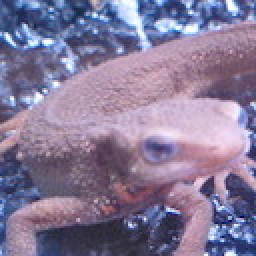
//> input picture q10/imori.jpg, 128 x 128 px (shown 2 times larger)
$ ./53q   (built with g++ and OpenCV 4)
//> lines starting //> are read from the running program, lines starting //| are printed output that depends on the picture; after the words box and inside, x2 and y2 are one past the last pixel; in counts of white or black regions, pixels touching at a corner belong together
//> further down, src is the input picture: 128 rows x 128 cols, CV_8UC3; mean B, G, R 152.8, 121.8, 134.1
#include <iostream>
#include <opencv2/opencv.hpp>
#include <algorithm>
#include <cstdlib>
#include <cmath>

void bgrtogray(cv::Mat &src, cv::Mat &dst)
{
    for(int y = 0; y < src.rows; y++){
        for(int x = 0; x < src.cols; x++){
            dst.at<uint8_t>(y, x) = (uint8_t)(0.2126 * (double)src.at<cv::Vec3b>(y, x)[2] +
                0.7152 * (double)src.at<cv::Vec3b>(y, x)[1] +
                0.0722 * (double)src.at<cv::Vec3b>(y, x)[0]);
        }
    }
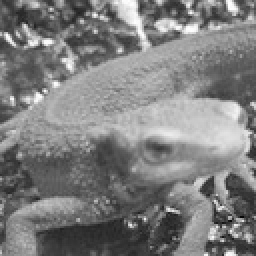
//> dst: 128 rows x 128 cols, CV_8UC1 (shown 2 times larger); min 6, max 254, mean 126.2
}

void otu_algorithm(cv::Mat src, cv::Mat &dst)
{

    int pixel_num0, pixel_num1;
    int pixel_sum0, pixel_sum1;//class sum
    double ave0, ave1;//class average

    int pixel_value = 0;
    int thres = 0;
    double between_class_variance = 0.0;
    double max_between_class_variance = 0.0;

    for(int t = 0; t < 256; t++){
        pixel_num0 = 0;
        pixel_num1 = 0;

        pixel_sum0 = 0;
        pixel_sum1 = 0;
        ave0 = 0.0;
        ave1 = 0.0;

        //making histgram
        for(int y = 0; y < src.rows; y++){
            for(int x = 0; x < src.cols; x++){

                pixel_value = src.at<uint8_t>(y, x);

                if(pixel_value < t){
                    pixel_num0++;
                    pixel_sum0 += pixel_value;
                }else{
                    pixel_num1++;
                    pixel_sum1 += pixel_value;
                }
            }
        }

        //check between-class variance
        if(pixel_num0 == 0 || pixel_num1 == 0) continue;

        //各クラスの平均
        ave0 = pixel_sum0 / pixel_num0;
        ave1 = pixel_sum1 / pixel_num1;


        //クラス間分散
        //これの最大値 = 分離度最大
        between_class_variance = pixel_num0*pixel_num1* pow((ave0 - ave1), 2);
        if(max_between_class_variance < between_class_variance){
            max_between_class_variance = between_class_variance;
            thres = t;
            //std::cout << "threshold is " << thres << "!" << std::endl;
        }
    }
//> this loop made 256 passes
//> (pixel_num0, pixel_sum0, pixel_num1, pixel_sum1, ave0, ave1, between_class_variance, max_between_class_variance) on passes 8, 9, 22: (1, 6, 16383, 2067120, 6, 126, 235915200, 235915200), (3, 20, 16381, 2067106, 6, 126, 707659200, 707659200), (4, 40, 16380, 2067086, 10, 126, 881637120, 881637120)
//> (pixel_num0, pixel_sum0, pixel_num1, pixel_sum1, ave0, ave1, max_between_class_variance) on passes 24, 25, 27, 30, 31, 32: (5, 62, 16379, 2067064, 12, 126, 1.06e+09), (6, 85, 16378, 2067041, 14, 126, 1.23e+09), (7, 110, 16377, 2067016, 15, 126, 1.41e+09), (8, 138, 16376, 2066988, 17, 126, 1.56e+09), (9, 167, 16375, 2066959, 18, 126, 1.72e+09), (10, 197, 16374, 2066929, 19, 126, 1.87e+09)
//> after the loop, pixel_num0 = 16384; pixel_num1 = 0; pixel_sum0 = 2067126; pixel_sum1 = 0; pixel_value = 66; max_between_class_variance = 4.4e+11; thres = 126


    for(int y = 0; y < src.rows; y++){
        for(int x = 0; x < src.cols; x++){
            if(src.at<uint8_t>(y, x) > thres){
                dst.at<uint8_t>(y, x) = 255;
            }else{
                //dst(y, x) = 0;//動かない．
                dst.at<uint8_t>(y, x) = 0;
            }
        }
    }
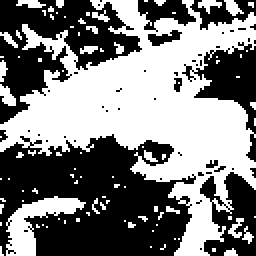
//> dst: 128 rows x 128 cols, CV_8UC1 (shown 2 times larger); 49.4% white; 93 white regions (80 under 20 px), largest, box (x1, y1, x2, y2) and area: (0, 0, 128, 128) 6906, (3, 98, 43, 128) 479, (0, 42, 8, 53) 54
}

//膨張
void morphology_dilation(cv::Mat &src, cv::Mat &dst, int n)
{
//> called with n = 3
    int top, bottom, left, right;
    cv::Mat dst_base = src.clone();


    for(int i = 0; i < n; i++){
        for(int y = 0; y < dst_base.rows; y++){
            for(int x = 0; x < dst_base.cols; x++){
                top = dst_base.at<uint8_t>(y - 1, x);
                bottom = dst_base.at<uint8_t>(y + 1, x);
                left = dst_base.at<uint8_t>(y, x - 1);
                right = dst_base.at<uint8_t>(y, x + 1);
                if(y -1 == -1){ top = 0;}
                if(y + 1 == dst_base.rows){ bottom = 0;}
                if(x - 1 == -1){ left = 0;}
                if(x + 1 == dst_base.cols){ right = 0;}

                if(top == 255 || bottom == 255 || left == 255 || right == 255)
                {
                    dst.at<uint8_t>(y, x) = 255;
                }
            }
        }
        cv::imshow("sample", dst);
        cv::waitKey(0);
        //cv::destroyAllWindows();
        //cv::imwrite("./img/" + std::to_string(i) + ".jpg", dst);
        dst_base = dst.clone();
    }
//> this loop made 3 passes
//> pass 1, in morphology_dilation, `cv::imshow("sample", dst);`:
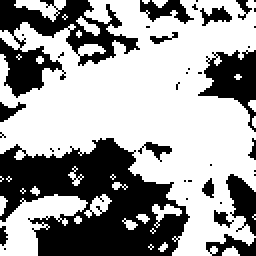
//> window 'sample': 128 rows x 128 cols, CV_8UC1 (shown 2 times larger); 61.9% white; 39 black regions (24 under 20 px), largest, box (x1, y1, x2, y2) and area: (0, 69, 95, 128) 3329, (0, 0, 70, 49) 1340, (99, 25, 128, 66) 565
//> pass 2, in morphology_dilation, `cv::imshow("sample", dst);`:
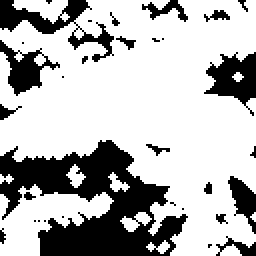
//> window 'sample': 128 rows x 128 cols, CV_8UC1 (shown 2 times larger); 71.6% white; 32 black regions (21 under 20 px), largest, box (x1, y1, x2, y2) and area: (0, 70, 94, 128) 2729, (0, 0, 57, 31) 516, (102, 26, 128, 58) 437
//> after the loop:
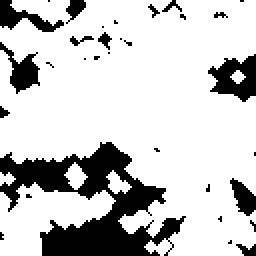
//> dst: 128 rows x 128 cols, CV_8UC1 (shown 2 times larger); 78.8% white; 32 black regions (22 under 20 px), largest, box (x1, y1, x2, y2) and area: (0, 71, 93, 128) 2265, (104, 27, 128, 51) 345, (0, 21, 20, 47) 217
//> after the loop, top = 0; bottom = 0; left = 0; right = 0
}

//縮小
void morphology_erosion(cv::Mat &src, cv::Mat &dst, int n)
{
//> called with n = 3
    cv::Mat dst_base = src.clone();
    dst = src.clone();
    for(int i = 0; i < n; i++){
        for(int y = 0; y < dst_base.rows; y++){
            for(int x = 0; x < dst_base.cols; x++){
                //top
                if((0 < y - 1) && dst_base.at<uint8_t>(y - 1, x) == 0){
                    //dst.data[y*src.step + x*src.channels()] = 0;
                    dst.at<uint8_t>(y, x) = 0;
                    continue;
                }
                //bottom
                if((0 < y + 1) && dst_base.at<uint8_t>(y + 1, x) == 0){
                    //dst.data[y*src.step + x*src.channels()] = 0;
                    dst.at<uint8_t>(y, x) = 0;
                    continue;
                }
                //left
                if((0 < x - 1) && dst_base.at<uint8_t>(y, x - 1) == 0){
                    //dst.data[y*src.step + x*src.channels()] = 0;
                    dst.at<uint8_t>(y, x) = 0;
                    continue;
                }
                //right
                if((0 < x + 1) && dst_base.at<uint8_t>(y, x + 1) == 0){
                    //dst.data[y*src.step + x*src.channels()] = 0;
                    dst.at<uint8_t>(y, x) = 0;
                    continue;
                }
            }
        }

        cv::imshow("sample", dst);
        cv::waitKey(0);
        dst_base = dst.clone();
    }
//> this loop made 3 passes
//> pass 1, in morphology_erosion, `cv::imshow("sample", dst);`:
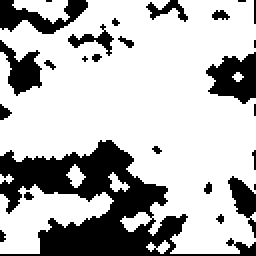
//> window 'sample': 128 rows x 128 cols, CV_8UC1 (shown 2 times larger); 72.4% white; 26 black regions (16 under 20 px), largest, box (x1, y1, x2, y2) and area: (0, 70, 128, 128) 2812, (103, 26, 128, 52) 420, (0, 0, 44, 17) 360
}


cv::Mat image_diff(cv::Mat src0, cv::Mat src1)
{
    cv::Mat dst = cv::Mat::zeros(src1.rows, src1.cols, CV_8UC1);
    for(int y = 0; y < src1.rows; y++){
        for(int x = 0; x < src1.cols; x++){
            int value = src0.at<uint8_t>(y, x) - src1.at<uint8_t>(y, x);
            dst.at<uint8_t>(y, x) = std::min(std::max(std::abs(value), 0), 255);
        }
    }
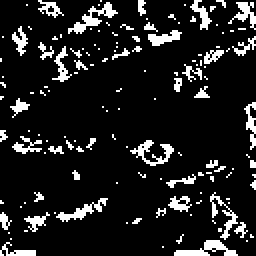
//> dst: 128 rows x 128 cols, CV_8UC1 (shown 2 times larger); 11.9% white in thin lines or dots
    return dst;
}


int main(int argc, char *argv[])
{
    cv::Mat src = cv::imread("imori.jpg");
    cv::Mat gray = cv::Mat::zeros(src.rows, src.cols, CV_8UC1);
    cv::Mat otu = cv::Mat::zeros(src.rows, src.cols, CV_8UC1);
    cv::Mat dilation = cv::Mat::zeros(src.rows, src.cols, CV_8UC1);
    cv::Mat erosion = cv::Mat::zeros(src.rows, src.cols, CV_8UC1);

    bgrtogray(src, gray);
    cv::imshow("sample", gray);
    cv::waitKey(0);

    otu_algorithm(gray, otu);
    cv::imshow("sample", otu);
    cv::waitKey(0);
    cv::imwrite("./img/otu.jpg", otu);

    // [11 lines of commented-out code are left out]
    morphology_dilation(otu, dilation, 3);//膨張
    cv::imshow("sample", dilation);
    cv::waitKey(0);
    morphology_erosion(dilation, erosion, 3);//収縮
    cv::imshow("sample", erosion);
    cv::waitKey(0);

    cv::Mat result = image_diff(erosion, otu);
    cv::imshow("sample", result);
    cv::waitKey(0);
    cv::imwrite("./img/53q_ans.jpg", result);

    return 0;
}
